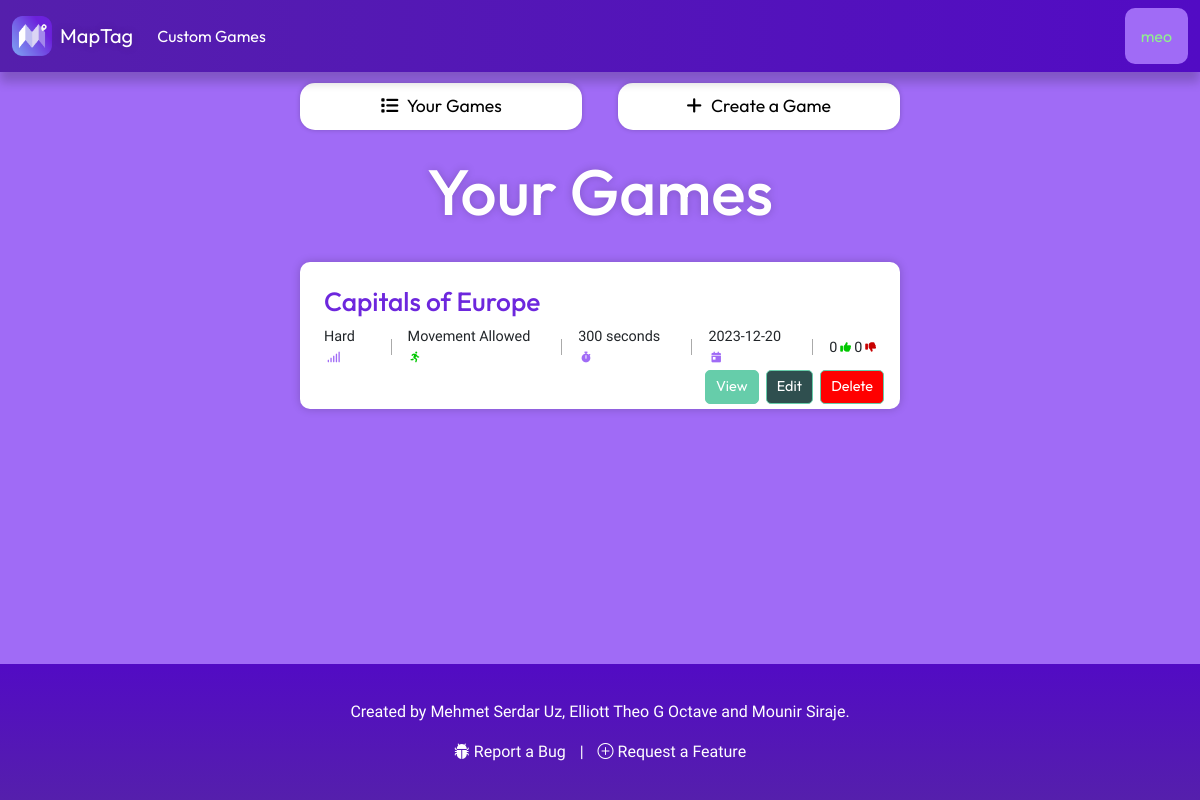
Page /mygames (signed in) on the earlier database version.
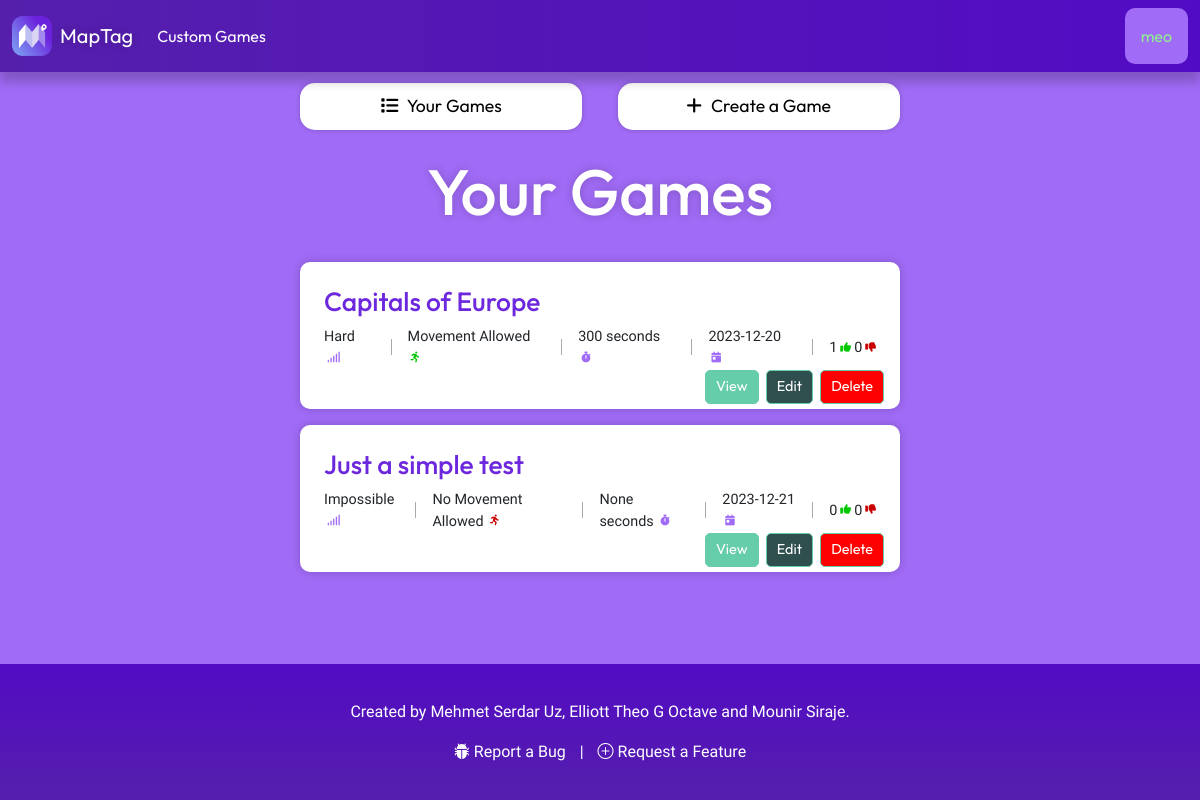
Same page on the later database version.
### Game/models.py (models this page shows)
class CustomGame(models.Model):
    DIFFICULTY_CHOICES = [
        ('Impossible', 'impossible'),
        ('Very Hard', 'very_hard'),
        ('Hard', 'hard'),
        ('Normal', 'normal'),
        ('Easy', 'easy'),
    ]
    id = models.UUIDField(primary_key=True, default=uuid.uuid4, editable=False)
    creator = models.CharField(max_length=255)
    likes = models.IntegerField(default=0)
    dislikes = models.IntegerField(default=0)
    date_created = models.DateTimeField(auto_now_add=True)
    map_title = models.CharField(max_length=100)
    mobility = models.BooleanField(default=False)
    difficulty = models.CharField(max_length = 20, choices = DIFFICULTY_CHOICES)
    timer_status = models.BooleanField(default=False)
    timer_duration = models.IntegerField(null=True, blank=True)
    map_description = models.TextField(default="No description.", max_length=1000)

### User/views.py (the view)
# urls.py: path('mygames', user_views.mygames, name="mygames"),
def mygames(request):
    if request.user.is_authenticated:
        user_games = CustomGame.objects.filter(creator=request.user.username)
        context = {
            'my_games': user_games
        }
        return render(request, "mygames.html", context)
    else:
        return redirect('home')

### User/templates/mygames.html (shortened to what this page needs)
{% extends 'base.html' %}
{% load static %}
{% block extra_head %}
  <link rel="stylesheet" type="text/css" href="{% static 'styles/mygames.css' %}" />
{% endblock %}
{% block content %}
  <div class="custom-tabs">
    <a class="custom-tab" onclick="openMode(event, 'your_games')" id="tab-1"><i class="fa-solid fa-list"></i> Your Games</a>
    <a class="custom-tab" onclick="openMode(event, 'create_a_game')" id="tab-2"><i class="fa-solid fa-plus"></i> Create a Game</a>
  </div>
  <div id="your_games" class="custom-mode">
    <h1>Your Games</h1>
    {% if my_games %}
      {% for game in my_games %}
        <div class="game">
          <h2><span class="title">{{ game.map_title }}</span></h2>
          <div class="game-details">
            <p class="game-difficulty">
              {{ game.difficulty }}
            </p>
            {% if game.mobility == True %}
              <p>
                Movement Allowed
              </p>
            {% else %}
              <p>
                No Movement Allowed
              </p>
            {% endif %}
            <p class="game-duration">
              {{ game.timer_duration }} seconds
            </p>
            <p class="game-date">
              {{ game.date_created|date:'Y-m-d' }}
            </p>
            <p class="game-likes" id="game-likes">{{ game.likes }}</p>
            <p>
            </p>
            <p class="game-dislikes" id="game-dislikes" style="margin-left: 3px;">{{ game.dislikes }}</p>
            <p>
            </p>
          </div>
          <div class="game-actions">
            <a href="{% url 'custom_game_detail' game.id %}" class="game-view">View</a>
            <a href="{% url 'edit_game' game.id %}" class="game-edit">Edit</a>
            <a href="{% url 'delete_game' game.id %}" class="game-delete">Delete</a>
          </div>
        </div>
      {% endfor %}
    {% else %}
      <p class="no-results">No games found.</p>
    {% endif %}
  </div>
{% endblock %}

### MapTag/templates/base.html (shortened to what this page needs)
{% load static %}
<!DOCTYPE html>
<html lang="en">
  <head>
    <link href="https://cdn.jsdelivr.net/npm/bootstrap@5.3.2/dist/css/bootstrap.min.css" rel="stylesheet" />
    <link rel="stylesheet" href="https://cdn.jsdelivr.net/npm/bootstrap-icons@1.11.2/font/bootstrap-icons.min.css" />
    <link rel="stylesheet" type="text/css" href="{% static 'styles/base.css' %}" />
    {% block extra_head %}
    {% endblock %}
  </head>
  <body>
    <nav class="navbar fixed-top navbar-expand-lg bg-body-tertiary" style="background-image: linear-gradient(to right, #551fac, #520bc4);">
      <div class="container-fluid d-flex justify-content-between align-items-center">
        <a class="navbar-brand d-flex align-items-center" href="{% url 'home' %}">
          <img src="{% static 'images/maptag_logo.png' %}" alt="Logo" width="40" height="40" class="d-inline-block align-text-top" />
          <span class="ms-2">MapTag</span>
        </a>
        {% if user.is_authenticated %}
        <div class="collapse navbar-collapse" id="navbarSupportedContent">
          <ul class="navbar-nav me-auto mb-2 mb-lg-0">
            <li class="nav-item">
              <a class="nav-link" href="{% url 'custom_games' %}">Custom Games</a>
            </li>
          </ul>
        </div>
          <div class="dropdown">
            <button onclick="myFunction()" id="dropdown" class="dropbtn">{{ user.username }}</button>
          </div>
        {% endif %}
      </div>
    </nav>
    <div class="content">
      {% block content %}
      {% endblock %}
    </div>
    <footer class="footer">
      <div class="container">
        <p>Created by Mehmet Serdar Uz, Elliott Theo G Octave and Mounir Siraje.</p>
        <div class="mt-3">
          <a href="#" onclick="document.getElementById('reportbug-modal').style.display='block'" class="social-icon"> <i onclick="document.getElementById('reportbug-modal').style.display='block'" class="bi bi-bug-fill"></i> Report a Bug</a> |
          <a href="#" onclick="document.getElementById('requestfeature-modal').style.display='block'" class="social-icon"><i onclick="document.getElementById('requestfeature-modal').style.display='block'"class="bi bi-plus-circle"></i> Request a Feature</a>
        </div>
      </div>
    </footer>
  </body>
</html>

### MapTag/static/styles/base.css (style rules this page uses)
nav { box-shadow: 0 10px 10px rgba(0, 0, 0, 0.2); }
body { padding-top: 4.2em; background-color: #a06bf6; }
.nav-item a { color: white; font-family: 'Outfit', sans-serif; }
.ms-2 { color: white; font-family: 'Outfit', sans-serif; text-shadow: 0 0 10px rgba(0, 0, 0, 0.2); }
body { margin: 0; font-family: 'Helvetica', sans-serif; background-color: #2c3333; min-height: 100%; }
a { color: white; text-decoration: none; }
.footer { font-family: 'Outfit', sans-serif; background: linear-gradient(to top, #551fac, #520bc4); color: white; padding: 20px 0; text-align: center; margin-top: auto; }
.social-icon { color: white; margin: 0 10px; text-decoration: none; width: 1em; height: 1em; }
.dropbtn { background-color: #a06bf6; font-family: 'Outfit', sans-serif; border-radius: 10px; color: lightgreen; padding: 16px; font-size: 16px; border: none; cursor: pointer; }
.dropdown { position: relative; display: inline-block; }
.container { font-family: "Work Sans", sans-serif; padding: 16px; }

### User/static/styles/mygames.css (style rules this page uses)
body { display: flex; flex-direction: column; min-height: 100vh; background-color: #a06bf6; background-size: cover; background-position: center; background-repeat: no-repeat; }
.custom-tabs { padding-top: 1em; width: 50%; display: flex; margin: 0 auto; justify-content: center; }
.custom-tab { border: none; box-shadow: 0 0 5px rgba(0, 0, 0, 0.2); border-radius: 15px; flex: 1; padding: 10px; text-align: center; cursor: pointer; outline: none; background-color: white; color: black; font-family: "Outfit", sans-serif; font-size: 1.1em; transition: transform 0.2s ease; }
.custom-tab i { margin-right: 0.3em; }
#tab-1 { margin-right: 1em; }
#tab-2 { margin-left: 1em; }
.custom-mode { padding-top: 1.5em; width: 50%; margin: 0 auto; padding-bottom: 1.5em; }
.custom-mode h1 { margin: 0 auto; margin-bottom: 0.5em; text-align: center; font-family: 'Outfit', sans-serif; font-size: 4em; text-shadow: 0 0 10px rgba(0, 0, 0, 0.2); text-align: center; color: white; }
.game { background-color: white; margin-bottom: 1em; border-radius: 10px; box-shadow: 0 0 10px rgba(0, 0, 0, 0.2); padding: 1.5em; position: relative; width: 100%; }
.game h2 { font-family: "Outfit", sans-serif; font-size: 1.65em; margin-top: 0; }
.game-details { display: flex; align-items: center; font-family: "Work Sans", sans-serif; font-size: 0.9em; }
.game h2 .title { color: #6D27DD; }
.game-actions { position: absolute; bottom: 0.35em; right: 1em; margin-top: 10em; display: flex; }
.game-actions a { margin-left: 0.5em; background-color: white; color: mediumaquamarine; border: 1px solid mediumaquamarine; border-radius: 5px; padding: 5px 10px; text-decoration: none; font-family: "Outfit", sans-serif; font-size: 0.9em; cursor: pointer; transition: all 0.2s ease-out; }
.game-view { background-color: mediumaquamarine !important; color: white !important; }
.game-edit { background-color: darkslategray !important; color: white !important; }
.game-delete { background-color: red !important; color: white !important; }

Differences in the rows shown:
changed CustomGame "Capitals of Europe": likes "0" → "1"
added CustomGame: map_title "Just a simple test", difficulty "Impossible", mobility "No Movement Allowed", timer_duration "None", date_created "2023-12-21", likes "0", dislikes "0"
